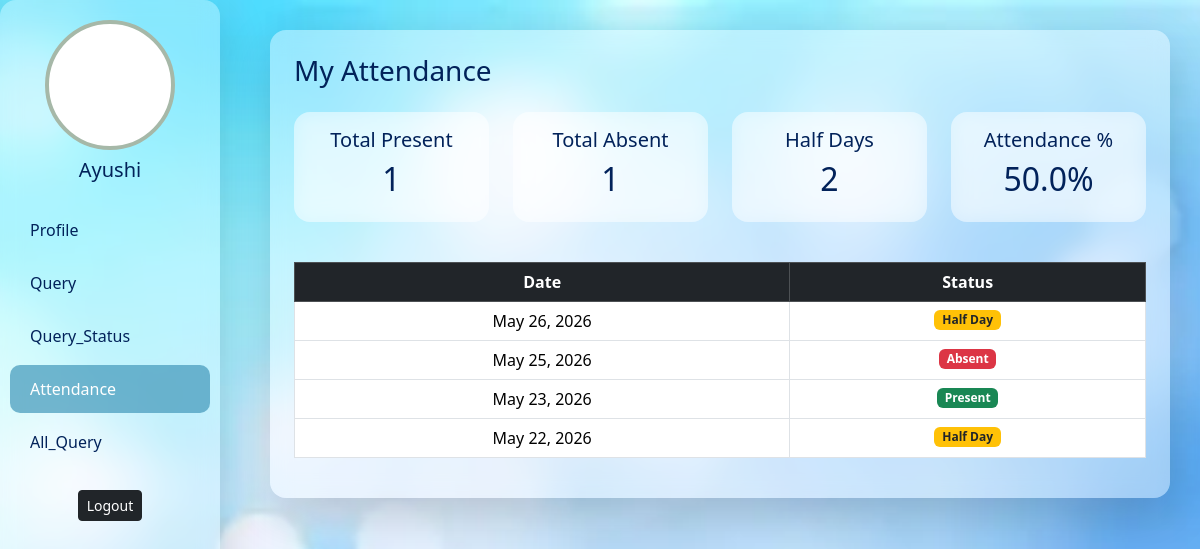
Screenshot of /my_attendance/ (signed in) with the database file from the repository.
### app/models.py (models this page shows, shortened)
class AddEmployee(models.Model):
    name = models.CharField(
        max_length=100,
        validators=[MaxLengthValidator(10), MinLengthValidator(3)],
        error_messages={
            'min_length': 'Name must contain at least 3 characters.',
            'max_length': 'Name cannot exceed 20 characters.'
        }
    )
    email = models.EmailField(unique=True)
    contact = models.CharField(
        max_length=15,
        validators=[Emp_contact]
    )
    image = models.ImageField(
        upload_to='employee_images/',
        blank=True,
        null=True
    )
    password = models.CharField(max_length=128)
    department = models.CharField(max_length=50, null=True)
    d_code = models.CharField(max_length=20, null=True)
    d_des = models.CharField(max_length=50, null=True)
    joining_date = models.DateField(null=True, blank=True)
    salary = models.IntegerField(null=True, blank=True)

class Attendance(models.Model):
    STATUS_CHOICES = (
        ('Present', 'Present'),
        ('Absent', 'Absent'),
        ('Half Day', 'Half Day'),
    )
    employee = models.ForeignKey(AddEmployee, on_delete=models.CASCADE)
    date = models.DateField(default=date.today)
    status = models.CharField(max_length=20, choices=STATUS_CHOICES)
    check_in_time = models.TimeField(
    null=True,
    blank=True
)
    late_fine = models.IntegerField(default=0)
    final_salary = models.FloatField(default=0)
    class Meta:
        unique_together = ('employee', 'date')

### app/views.py (the view)
# urls.py: path('my_attendance/', my_attendance, name='my_attendance'),
def my_attendance(request):
    if 'user_id' not in request.session:
        return redirect('login')
    user_id = request.session.get('user_id')
    userdata = new.objects.get(id=user_id)
    attendance = Attendance.objects.filter(
        employee__email=userdata.email
    ).order_by('-date')
    total_present = attendance.filter(
        status='Present'
    ).count()
    total_absent = attendance.filter(
        status='Absent'
    ).count()
    total_half = attendance.filter(
        status='Half Day'
    ).count()
    total = attendance.count()
    percentage = 0
    if total > 0:
        percentage = (
            (total_present + (total_half * 0.5))
            / total
        ) * 100
    context = {
        'data': userdata,
        'my_attendance': True,
        'attendance': attendance,
        'total_present': total_present,
        'total_absent': total_absent,
        'total_half': total_half,
        'percentage': round(percentage, 2),
        'section': 'attendance'
    }
    return render(
        request,
        'userdashboard.html',
        context
    )

### app/templates/userdashboard.html (shortened to what this page needs)
{% block contant %}
<!DOCTYPE html>
<html lang="en">
<head>
    <link href="https://cdn.jsdelivr.net/npm/bootstrap@5.3.2/dist/css/bootstrap.min.css" rel="stylesheet">
</head>
<body>
    <div class="sidebar glass shadow-lg">
        <div class="text-center mb-4">
            {% if data.image %}
            <img src="{{ data.image.url }}" class="profile-img mb-2">
            {% else %}
            <div class="profile-img mb-2 d-block mx-auto" style="background-color:#ffff;"></div>
            {% endif %}
            <h5>{{ data.name }}</h5>
        </div>
        <a href="{% url 'profile' %}" class="{% if section == 'profile' %}active{% endif %}">
            Profile
        </a>
        <a href="{% url 'query' %}" class="{% if section == 'query' %}active{% endif %}">
            Query
        </a>
        <a href="{% url 'query_status' %}" class="{% if section == 'query_status' %}active{% endif %}">
            Query_Status
        </a>
        <a href="{% url 'my_attendance' %}"
   class="{% if section == 'attendance' %}active{% endif %}">
    Attendance
</a>
        <a href="{% url 'all_query' %}" class="{% if section == 'all-query' %}active{% endif %}">
            All_Query
        </a>
        <form method="post" action="{% url 'logout' %}" class="mt-4 text-center">
            <button class="btn btn-dark btn-sm">Logout</button>
        </form>
    </div>
    <div class="main-content">
{% if my_attendance %}
<div id="attendance" class="section">
    <div class="glass shadow-lg p-4">
        <h3 class="mb-4">
            My Attendance
        </h3>
        <div class="row text-center mb-4">
            <div class="col-md-3 mb-3">
                <div class="glass p-3">
                    <h5>Total Present</h5>
                    <h2>{{ total_present }}</h2>
                </div>
            </div>
            <div class="col-md-3 mb-3">
                <div class="glass p-3">
                    <h5>Total Absent</h5>
                    <h2>{{ total_absent }}</h2>
                </div>
            </div>
            <div class="col-md-3 mb-3">
                <div class="glass p-3">
                    <h5>Half Days</h5>
                    <h2>{{ total_half }}</h2>
                </div>
            </div>
            <div class="col-md-3 mb-3">
                <div class="glass p-3">
                    <h5>Attendance %</h5>
                    <h2>{{ percentage }}%</h2>
                </div>
            </div>
        </div>
        <table class="table table-bordered table-hover text-center">
            <thead class="table-dark">
                <tr>
                    <th>Date</th>
                    <th>Status</th>
                </tr>
            </thead>
            <tbody>
                {% for i in attendance %}
                <tr>
                    <td>{{ i.date }}</td>
                    <td>
                        {% if i.status == "Present" %}
                            <span class="badge bg-success">
                                Present
                            </span>
                        {% elif i.status == "Absent" %}
                            <span class="badge bg-danger">
                                Absent
                            </span>
                        {% else %}
                            <span class="badge bg-warning text-dark">
                                Half Day
                            </span>
                        {% endif %}
                    </td>
                </tr>
                {% empty %}
                <tr>
                    <td colspan="2">
                        No attendance found
                    </td>
                </tr>
                {% endfor %}
            </tbody>
        </table>
    </div>
</div>
{% endif %}
    </div>
</body>
</html>
{% endblock contant %}

### app/templates/userdashboard.html (style rules this page uses)
body { background: url('/static/images/new django.webp') no-repeat center center fixed; background-size: cover; }
.glass { background: rgba(255, 255, 255, 0.4); backdrop-filter: blur(10px); border-radius: 16px; color: #02225a; }
.sidebar { height: 100vh; position: fixed; width: 220px; padding-top: 20px; background: rgba(255, 255, 255, 0.3); backdrop-filter: blur(10px); }
.sidebar a { display: block; padding: 12px 20px; color: #02225a; text-decoration: none; font-weight: 500; border-radius: 10px; margin: 5px 10px; }
.sidebar a:hover, .sidebar a.active { background-color: rgba(66, 152, 185, 0.7); color: #fff; }
.main-content { margin-left: 240px; padding: 30px; }
.profile-img { width: 130px; height: 130px; border-radius: 50%; object-fit: cover; border: 4px solid #a6b8a8; }

### rows the page displays
AddEmployee: name "Ayushi"
Attendance: date "May 26, 2026", status "Half Day"
Attendance: date "May 25, 2026", status "Absent"
Attendance: date "May 23, 2026", status "Present"
Attendance: date "May 22, 2026", status "Half Day"

### other values shown
{{ total_present }} "1"
{{ total_absent }} "1"
{{ total_half }} "2"
{{ percentage }} "50.0"
